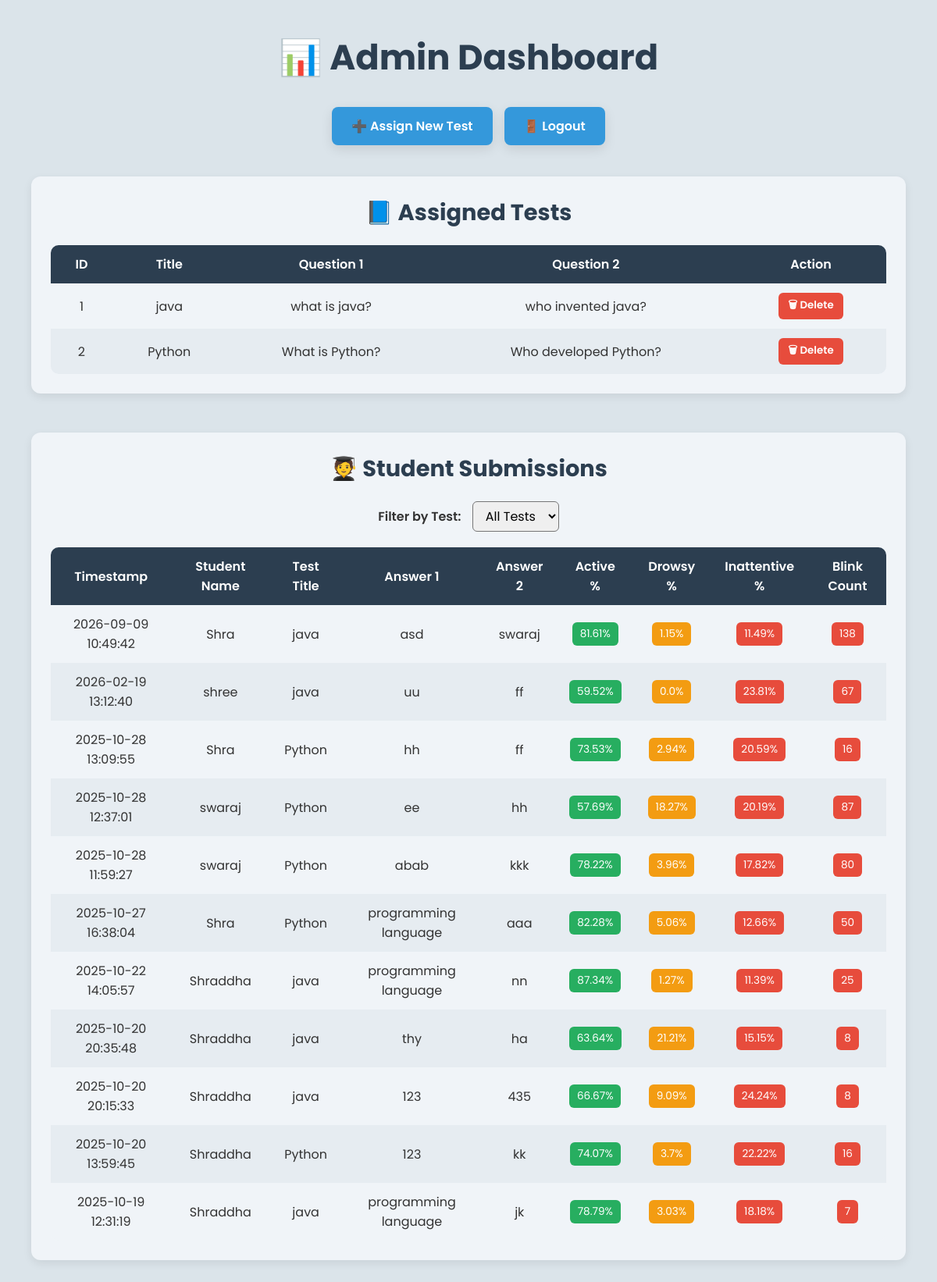
/admin (signed in), run on the app's committed database.
### tables this page shows
CREATE TABLE tests(
                    id INTEGER PRIMARY KEY AUTOINCREMENT,
                    title TEXT NOT NULL,
                    description TEXT,
                    q1 TEXT,
                    q2 TEXT);

CREATE TABLE exam_results(
                    id INTEGER PRIMARY KEY AUTOINCREMENT,
                    timestamp TEXT,
                    student_name TEXT,
                    test_title TEXT,
                    q1 TEXT,
                    q2 TEXT,
                    active_percent REAL,
                    drowsy_percent REAL,
                    inattentive_percent REAL,
                    noface_percent REAL,
                    blink_count INTEGER);

### app.py (the view)
@app.route('/admin')
def admin_page():
    if not session.get('admin_logged_in'):
        return redirect(url_for('login'))
    conn = get_db_connection()
    tests = conn.execute("SELECT * FROM tests").fetchall()
    results = conn.execute("SELECT * FROM exam_results ORDER BY id DESC").fetchall()
    conn.close()
    return render_template('admin_dashboard.html', tests=tests, submissions=results)

### app.py (called while the page is built)
def get_db_connection():
    conn = sqlite3.connect('database.db')
    conn.row_factory = sqlite3.Row
    return conn

### templates/admin_dashboard.html (shortened to what this page needs)
<!DOCTYPE html>
<html lang="en">
<head>
</head>
<body>
  <h1>📊 Admin Dashboard</h1>
  <div class="button-container">
    <a href="{{ url_for('assign_test') }}">➕ Assign New Test</a>
    <a href="{{ url_for('home') }}">🚪 Logout</a>
  </div>
  <div class="section card">
  <h2>📘 Assigned Tests</h2>
  <div class="table-wrapper">
    <table>
      <thead>
        <tr>
          <th>ID</th>
          <th>Title</th>
          <th>Question 1</th>
          <th>Question 2</th>
          <th>Action</th>
        </tr>
      </thead>
      <tbody>
        {% for test in tests %}
        <tr>
          <td>{{ test['id'] }}</td>
          <td>{{ test['title'] }}</td>
          <td>{{ test['q1'] }}</td>
          <td>{{ test['q2'] }}</td>
          <td>
            <form action="{{ url_for('delete_test', test_id=test['id']) }}" method="POST" onsubmit="return confirm('Are you sure you want to delete this test?');">
              <button type="submit" style="
                background:#e74c3c;
                color:white;
                border:none;
                padding:6px 12px;
                border-radius:6px;
                cursor:pointer;
                font-weight:600;">
                🗑 Delete
              </button>
            </form>
          </td>
        </tr>
        {% endfor %}
      </tbody>
    </table>
  </div>
</div>
 <div class="section card">
  <h2>🧑‍🎓 Student Submissions</h2>
  <div style="margin-bottom: 20px; text-align:center;">
    <label for="test-filter" style="font-weight:600; margin-right:10px;">Filter by Test:</label>
    <select id="test-filter" onchange="filterSubmissions()" style="padding:6px 12px; border-radius:6px; font-size:1em;">
      <option value="">All Tests</option>
    </select>
  </div>
  <div class="table-wrapper">
    <table id="submissions-table">
      <thead>
        <tr>
          <th>Timestamp</th>
          <th>Student Name</th>
          <th>Test Title</th>
          <th>Answer 1</th>
          <th>Answer 2</th>
          <th>Active %</th>
          <th>Drowsy %</th>
          <th>Inattentive %</th>
          <th>Blink Count</th>
        </tr>
      </thead>
      <tbody>
        {% for s in submissions %}
        <tr data-test="{{ s['test_title'] }}">
          <td>{{ s['timestamp'] }}</td>
          <td>{{ s['student_name'] }}</td>
          <td>{{ s['test_title'] }}</td>
          <td>{{ s['q1'] }}</td>
          <td>{{ s['q2'] }}</td>
          <td><span class="badge badge-success">{{ s['active_percent'] }}%</span></td>
          <td><span class="badge badge-warning">{{ s['drowsy_percent'] }}%</span></td>
          <td><span class="badge badge-danger">{{ s['inattentive_percent'] }}%</span></td>
          <td><span class="badge badge-danger">{{ s['blink_count'] }}</span></td>
        </tr>
        {% endfor %}
      </tbody>
    </table>
  </div>
</div>

### templates/admin_dashboard.html (style rules this page uses)
* { margin: 0; padding: 0; box-sizing: border-box; font-family: 'Poppins', sans-serif; }
body { background: #dbe4ea; padding: 40px; color: #333; }
h1 { text-align: center; font-size: 2.8em; margin-bottom: 30px; color: #2c3e50; }
.button-container { display: flex; justify-content: center; gap: 15px; flex-wrap: wrap; margin-bottom: 40px; }
.button-container a { text-decoration: none; padding: 12px 25px; border-radius: 8px; font-weight: 600; transition: 0.3s; color: #fff; background: #3498db; box-shadow: 0 5px 15px rgba(0,0,0,0.1); }
.section { margin-bottom: 50px; }
.card { background: #f0f4f8; border-radius: 12px; padding: 25px; box-shadow: 0 4px 12px rgba(0,0,0,0.08); }
h2 { color: #2c3e50; margin-bottom: 20px; font-size: 1.8em; text-align: center; }
.table-wrapper { overflow-x: auto; }
table { width: 100%; border-collapse: collapse; border-radius: 10px; overflow: hidden; background: #f0f4f8; min-width: 800px; }
th, td { padding: 12px 15px; text-align: center; }
thead th { background: #2c3e50; color: #fff; font-weight: 600; position: sticky; top: 0; z-index: 1; }
tr:nth-child(even) { background: #e6ecf1; }
.badge { padding: 5px 10px; border-radius: 6px; font-size: 0.85em; color: #fff; display: inline-block; }
.badge-success { background: #27ae60; }
.badge-warning { background: #f39c12; }
.badge-danger { background: #e74c3c; }

### data on the page
tests: id "1", title "java", q1 "what is java?", q2 "who invented java?"
tests: id "2", title "Python", q1 "What is Python?", q2 "Who developed Python?"
exam_results: timestamp "2026-09-09 10:49:42", student_name "Shra", test_title "java", q1 "asd", q2 "swaraj", active_percent "81.61", drowsy_percent "1.15", inattentive_percent "11.49", blink_count "138"
exam_results: timestamp "2026-02-19 13:12:40", student_name "shree", test_title "java", q1 "uu", q2 "ff", active_percent "59.52", drowsy_percent "0.0", inattentive_percent "23.81", blink_count "67"
exam_results: timestamp "2025-10-28 13:09:55", student_name "Shra", test_title "Python", q1 "hh", q2 "ff", active_percent "73.53", drowsy_percent "2.94", inattentive_percent "20.59", blink_count "16"
exam_results: timestamp "2025-10-28 12:37:01", student_name "swaraj", test_title "Python", q1 "ee", q2 "hh", active_percent "57.69", drowsy_percent "18.27", inattentive_percent "20.19", blink_count "87"
exam_results: timestamp "2025-10-28 11:59:27", student_name "swaraj", test_title "Python", q1 "abab", q2 "kkk", active_percent "78.22", drowsy_percent "3.96", inattentive_percent "17.82", blink_count "80"
exam_results: timestamp "2025-10-27 16:38:04", student_name "Shra", test_title "Python", q1 "programming language", q2 "aaa", active_percent "82.28", drowsy_percent "5.06", inattentive_percent "12.66", blink_count "50"
exam_results: timestamp "2025-10-22 14:05:57", student_name "Shraddha", test_title "java", q1 "programming language", q2 "nn", active_percent "87.34", drowsy_percent "1.27", inattentive_percent "11.39", blink_count "25"
exam_results: timestamp "2025-10-20 20:35:48", student_name "Shraddha", test_title "java", q1 "thy", q2 "ha", active_percent "63.64", drowsy_percent "21.21", inattentive_percent "15.15", blink_count "8"
exam_results: timestamp "2025-10-20 20:15:33", student_name "Shraddha", test_title "java", q1 "123", q2 "435", active_percent "66.67", drowsy_percent "9.09", inattentive_percent "24.24", blink_count "8"
exam_results: timestamp "2025-10-20 13:59:45", student_name "Shraddha", test_title "Python", q1 "123", q2 "kk", active_percent "74.07", drowsy_percent "3.7", inattentive_percent "22.22", blink_count "16"
exam_results: timestamp "2025-10-19 12:31:19", student_name "Shraddha", test_title "java", q1 "programming language", q2 "jk", active_percent "78.79", drowsy_percent "3.03", inattentive_percent "18.18", blink_count "7"
